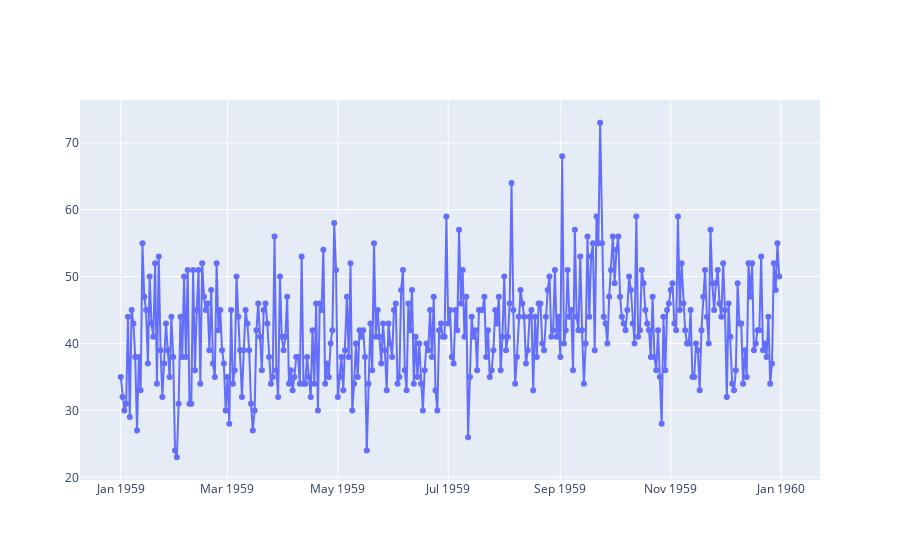

Notebook source saved alongside this figure:
### Markdown cell above
Visualize the data

### Code cell
import plotly.graph_objects as go

fig = go.Figure()

fig.add_trace(go.Scatter(x =data['ds'],y=data['y'],mode='lines+markers'))

fig.show()

### Figure 1 — Plotly figure (JSON) as saved in the notebook; plotly's stock layout.template omitted (floating-point values rounded to 4 significant figures; data arrays with more than 128 entries replaced by an {"elided": "..."} marker saying what was removed)
{"data": [{"mode": "lines+markers", "type": "scatter", "x": {"elided": "365 str values"}, "y": {"elided": "365 int values"}}], "layout": {}}
